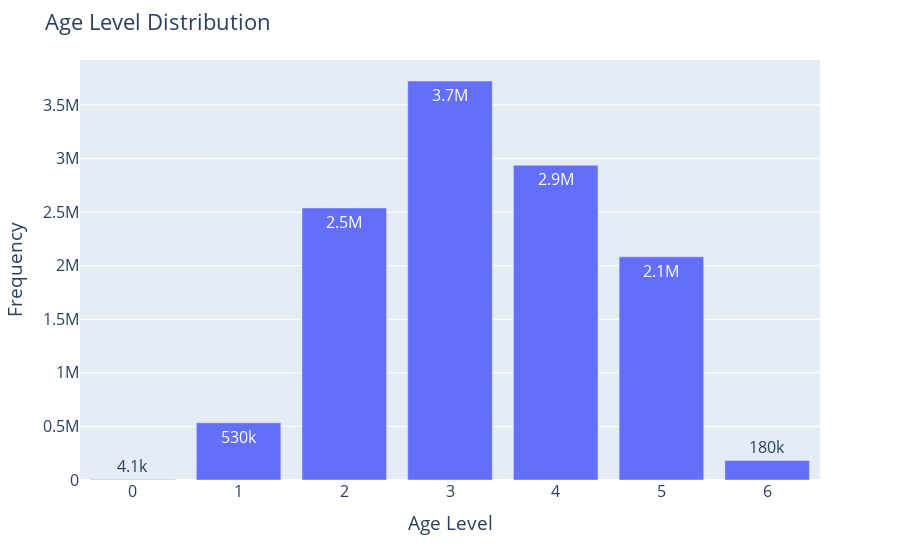

Write notebook code for a chart like this one.
### Code cell
import plotly.express as px
fig=px.bar(x=age_table["age_level"], y=age_table["count"],text_auto='.2s')
fig.update_layout(
    title="Age Level Distribution",
    xaxis_title="Age Level",
    yaxis_title="Frequency",
    font=dict(size=16))

fig.show()

### Figure 1 — Plotly figure (JSON) as saved in the notebook; plotly's stock layout.template omitted (floating-point values rounded to 4 significant figures)
{"data": [{"alignmentgroup": "True", "hovertemplate": "x=%{x}<br>y=%{y}<extra></extra>", "legendgroup": "", "marker": {"color": "#636efa", "pattern": {"shape": ""}}, "name": "", "offsetgroup": "", "orientation": "v", "showlegend": false, "textposition": "auto", "texttemplate": "%{y:.2s}", "type": "bar", "x": [1, 6, 3, 5, 4, 2, 0], "xaxis": "x", "y": [533971, 181309, 3724433, 2083894, 2937965, 2539499, 4092], "yaxis": "y"}], "layout": {"barmode": "relative", "font": {"size": 16}, "legend": {"tracegroupgap": 0}, "margin": {"t": 60}, "title": {"text": "Age Level Distribution"}, "xaxis": {"anchor": "y", "domain": [0, 1], "title": {"text": "Age Level"}}, "yaxis": {"anchor": "x", "domain": [0, 1], "title": {"text": "Frequency"}}}}
